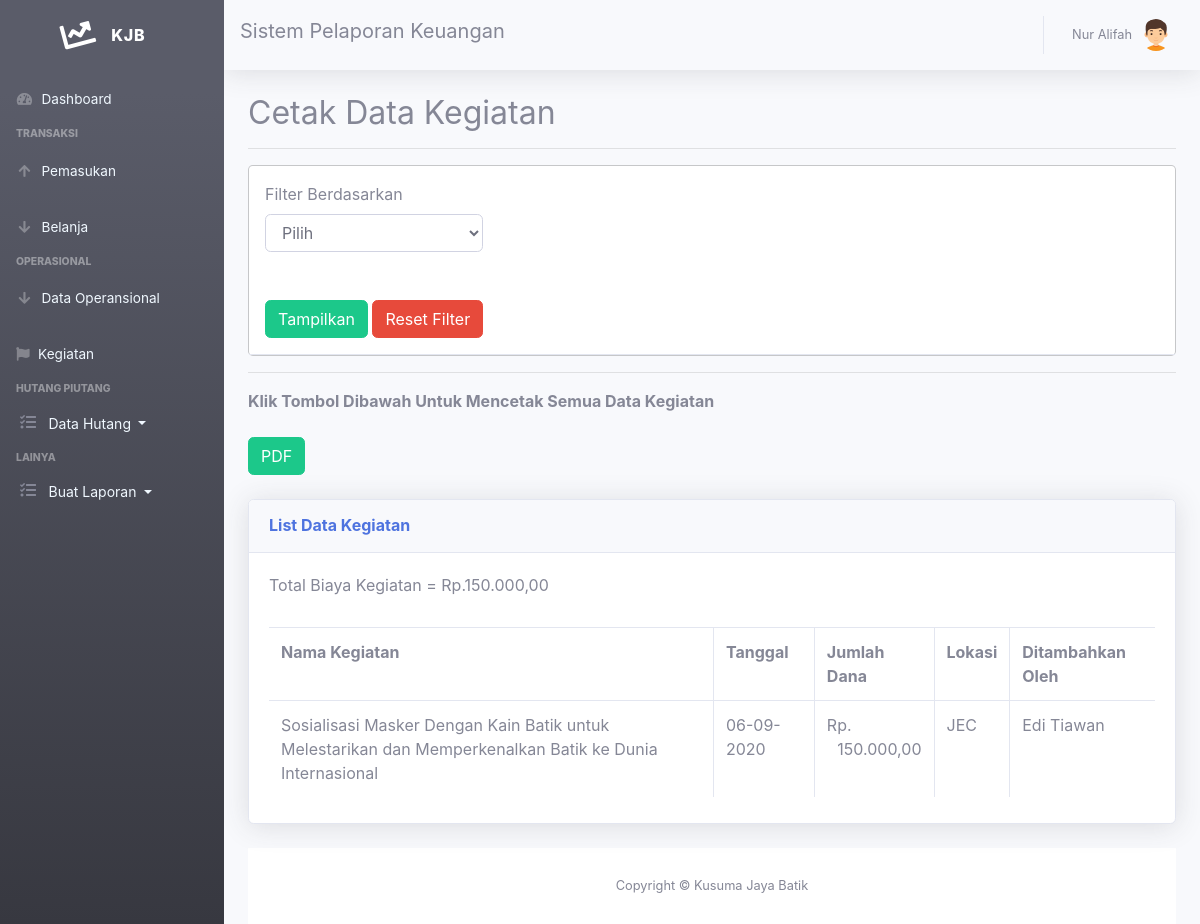
The app's page /laporan-kegiatan.php (signed in) with its own data.
### tables this page shows
CREATE TABLE `kegiatan` (
  `id_kegiatan` int(11) NOT NULL,
  `id_user` int(11) NOT NULL,
  `id_belanja` int(11) NOT NULL,
  `nama_kegiatan` varchar(255) NOT NULL,
  `tanggal` date NOT NULL,
  `lokasi` varchar(255) NOT NULL,
  `is_updatek` enum('0','1','','') NOT NULL
);

CREATE TABLE `belanja` (
  `id_belanja` int(11) NOT NULL,
  `id_user` int(11) NOT NULL,
  `tgl_pengeluaran` date NOT NULL,
  `jumlah` int(122) NOT NULL,
  `id_sumber` int(11) NOT NULL,
  `keterangan` varchar(255) NOT NULL,
  `is_update` enum('0','1','','') NOT NULL,
  `kt_update` text NOT NULL
);

CREATE TABLE `user` (
  `id_user` int(11) NOT NULL,
  `nama` varchar(40) NOT NULL,
  `username` varchar(40) NOT NULL,
  `password` varchar(40) NOT NULL,
  `no_tlp` char(20) NOT NULL,
  `email` varchar(40) NOT NULL,
  `jabatan` varchar(50) NOT NULL,
  `alamat` varchar(255) NOT NULL,
  `is_active` enum('0','1','','') NOT NULL,
  `is_hidden` enum('0','1','','') NOT NULL,
  `kdreset` int(11) NOT NULL
);

### laporan-kegiatan.php (the view, shortened to what this page needs)
<!DOCTYPE html>
<html lang="en">
<head>
  <link href="vendor/fontawesome-free/css/all.min.css" rel="stylesheet" type="text/css">
  <link href="css/sb-admin-2.min.css" rel="stylesheet">
  <link href="vendor/datatables/dataTables.bootstrap4.min.css" rel="stylesheet">
</head>
<body id="page-top">
<?php
require 'sidebar.php';
 require 'navbar.php';
include "koneksi.php";
?>
<html>
<head>
    <link rel="stylesheet" href="plugin/jquery-ui/jquery-ui.min.css" />
</head>
<body>
  <div class="container-fluid">
    <h2>Cetak Data Kegiatan</h2><hr>
      <div class="modal-content">
        <div class="modal-header">
    <form method="get" action="">
        <label>Filter Berdasarkan</label><br>
        <select name="filter" id="filter" class="form-control">
            <option value="">Pilih</option>
        </select>
        <br /><br />
                <?php
                $query = "SELECT YEAR(tanggal) AS tahun FROM kegiatan GROUP BY YEAR(tanggal)";
                ?>
        <button type="submit" class="btn btn-success">Tampilkan</button>
        <a href="laporan-kegiatan.php" class="btn btn-danger">Reset Filter</a>
    </form>
  </div>
</div>
    <hr />
    <?php
    if(isset($_GET['filter']) && ! empty($_GET['filter'])){
        $filter = $_GET['filter'];
        if($filter == '1'){
            $tgl = date('d-m-y', strtotime($_GET['tanggal']));
            echo '<b>Klik Tombol Dibawah Untuk Mencetak Data Kegiatan Tanggal '.$tgl.'</b><br /><br />';
            echo '<a class="btn btn-success" style="color:white;"  href="print-kegiatan.php?filter=1&tanggal='.$_GET['tanggal'].'"> PDF</a><br /><br />';
            $query = "SELECT * FROM kegiatan inner join user inner join belanja WHERE DATE(tanggal)='".$_GET['tanggal']."' AND kegiatan.id_belanja = belanja.id_belanja AND belanja.id_belanja = kegiatan.id_belanja AND user.id_user = kegiatan.id_user AND kegiatan.id_user = user.id_user";
        }else if($filter == '2'){
            $nama_bulan = array('', 'Januari','Februari','Maret','April','Mei','Juni','Juli','Agustus','September','Oktober','November','Desember');
            echo '<b>Klik Tombol Dibawah Untuk Mencetak Data kegiatan Bulan '.$nama_bulan[$_GET['bulan']].' '.$_GET['tahun'].'</b><br /><br />';
            echo '<a class="btn btn-success" style="color:white;" href="print-kegiatan.php?filter=2&bulan='.$_GET['bulan'].'&tahun='.$_GET['tahun'].'"> PDF</a><br /><br />';
            $query = "SELECT * FROM kegiatan inner join user inner join belanja WHERE MONTH(tanggal)='".$_GET['bulan']."' AND YEAR(tanggal)='".$_GET['tahun']."' and kegiatan.id_belanja = belanja.id_belanja AND belanja.id_belanja = kegiatan.id_belanja AND user.id_user = kegiatan.id_user AND kegiatan.id_user = user.id_user";
        }else{
            echo '<b>Klik Tombol Dibawah Untuk Mencetak Data Kegiatan Tahun '.$_GET['tahun'].'</b><br /><br />';
            echo '<a class="btn btn-success" style="color:white;" href="print-kegiatan.php?filter=3&tahun='.$_GET['tahun'].'"> PDF</a><br /><br />';
            $query = "SELECT * FROM kegiatan inner join user inner join belanja WHERE YEAR(tanggal)='".$_GET['tahun']."' and kegiatan.id_belanja = belanja.id_belanja AND belanja.id_belanja = kegiatan.id_belanja AND user.id_user = kegiatan.id_user AND kegiatan.id_user = user.id_user";
        }
    }else{
        echo '<b>Klik Tombol Dibawah Untuk Mencetak Semua Data Kegiatan</b><br /><br />';
        echo '<a class="btn btn-success" href="print-kegiatan.php" style="color:white;"> PDF</a><br /><br />';
        $query = "SELECT * FROM kegiatan inner join user inner join belanja where kegiatan.id_belanja = belanja.id_belanja AND belanja.id_belanja = kegiatan.id_belanja AND user.id_user = kegiatan.id_user AND kegiatan.id_user = user.id_user ORDER BY tanggal";
    }
    ?>
    <div class="card shadow mb-4">
      <div class="card-header py-3">
              <h6 class="m-0 font-weight-bold text-primary">List Data Kegiatan</h6>
            </div>
    <div class="card-body">
    <div class="table-responsive">
    <table class="table table-bordered" id="dataTable" width="100%" cellspacing="0" border="1" cellpadding="8">
    <tr>
        <th>Nama Kegiatan </th>
        <th>Tanggal</th>
        <th>Jumlah Dana</th>
        <th>Lokasi</th>
        <th>Ditambahkan Oleh</th>
    </tr>
    <?php
    $sql = mysqli_query($connect, $query);
    $row = mysqli_num_rows($sql);
    $ttl=0;
    if($row > 0){
        while($data = mysqli_fetch_array($sql)){
            $tgl = date('d-m-Y', strtotime($data['tanggal']));
if ($data['is_updatek']!=1) {
            echo "<tr>";
            echo "<td>".$data['nama_kegiatan']."</td>";
            echo "<td>".$tgl."</td>";
            echo "<td>"."Rp. <span style='float: right; text-align: right;'>".number_format($data['jumlah'],2,',','.')."</span> </td>";
            echo "<td>".$data['lokasi']."</td>";
            echo "<td>".$data['nama']."</td>";
            $ttl = $ttl + $data['jumlah'];
            echo "</tr>";
            }
        }
        echo "Total Biaya Kegiatan = Rp.".number_format($ttl,2,',','.') ."<br>";
         ?><br><?php
    }else{
        echo "<tr><td colspan='5'>Data tidak ada</td></tr>";
    }
    ?>
    </table>
  </div>
</div>
</div>
<?php require 'footer.php'?>
    </div>
</body>
</html>
</body>
</html>

### records on screen
kegiatan: nama_kegiatan "Sosialisasi Masker Dengan Kain Batik untuk Melestarikan dan Memperkenalkan Batik ke Dunia Internasional", tanggal "06-09-2020", id_belanja.jumlah "150.000,00", lokasi "JEC", id_user.nama "Edi Tiawan"

### other values on screen
$_SESSION['nama'] "Nur Alifah"
